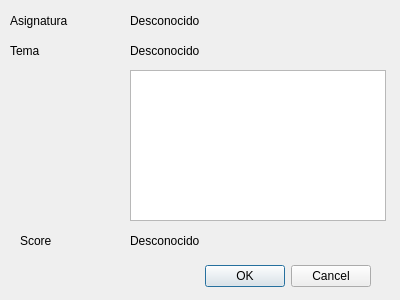
<?xml version="1.0" encoding="UTF-8"?>
<ui version="4.0">
 <class>ResultadosForm</class>
 <widget class="QDialog" name="ResultadosForm">
  <property name="geometry">
   <rect>
    <x>0</x>
    <y>0</y>
    <width>400</width>
    <height>300</height>
   </rect>
  </property>
  <property name="windowTitle">
   <string>Widget</string>
  </property>
  <widget class="QDialogButtonBox" name="buttonBox">
   <property name="geometry">
    <rect>
     <x>30</x>
     <y>260</y>
     <width>341</width>
     <height>32</height>
    </rect>
   </property>
   <property name="orientation">
    <enum>Qt::Horizontal</enum>
   </property>
   <property name="standardButtons">
    <set>QDialogButtonBox::Cancel|QDialogButtonBox::Ok</set>
   </property>
  </widget>
  <widget class="QLabel" name="label">
   <property name="geometry">
    <rect>
     <x>10</x>
     <y>10</y>
     <width>71</width>
     <height>21</height>
    </rect>
   </property>
   <property name="text">
    <string>Asignatura</string>
   </property>
  </widget>
  <widget class="QLabel" name="lblAsignatura">
   <property name="geometry">
    <rect>
     <x>130</x>
     <y>10</y>
     <width>81</width>
     <height>21</height>
    </rect>
   </property>
   <property name="text">
    <string>Desconocido</string>
   </property>
  </widget>
  <widget class="QLabel" name="label_3">
   <property name="geometry">
    <rect>
     <x>10</x>
     <y>40</y>
     <width>61</width>
     <height>21</height>
    </rect>
   </property>
   <property name="text">
    <string>Tema</string>
   </property>
  </widget>
  <widget class="QLabel" name="lblTema">
   <property name="geometry">
    <rect>
     <x>130</x>
     <y>40</y>
     <width>71</width>
     <height>21</height>
    </rect>
   </property>
   <property name="text">
    <string>Desconocido</string>
   </property>
  </widget>
  <widget class="QTableWidget" name="tblResultados">
   <property name="geometry">
    <rect>
     <x>130</x>
     <y>70</y>
     <width>256</width>
     <height>151</height>
    </rect>
   </property>
  </widget>
  <widget class="QLabel" name="label_5">
   <property name="geometry">
    <rect>
     <x>20</x>
     <y>230</y>
     <width>61</width>
     <height>21</height>
    </rect>
   </property>
   <property name="text">
    <string>Score</string>
   </property>
  </widget>
  <widget class="QLabel" name="lblScore">
   <property name="geometry">
    <rect>
     <x>130</x>
     <y>230</y>
     <width>81</width>
     <height>21</height>
    </rect>
   </property>
   <property name="text">
    <string>Desconocido</string>
   </property>
  </widget>
 </widget>
 <resources/>
 <connections>
  <connection>
   <sender>buttonBox</sender>
   <signal>accepted()</signal>
   <receiver>ResultadosForm</receiver>
   <slot>accept()</slot>
   <hints>
    <hint type="sourcelabel">
     <x>248</x>
     <y>254</y>
    </hint>
    <hint type="destinationlabel">
     <x>157</x>
     <y>274</y>
    </hint>
   </hints>
  </connection>
  <connection>
   <sender>buttonBox</sender>
   <signal>rejected()</signal>
   <receiver>ResultadosForm</receiver>
   <slot>reject()</slot>
   <hints>
    <hint type="sourcelabel">
     <x>316</x>
     <y>260</y>
    </hint>
    <hint type="destinationlabel">
     <x>286</x>
     <y>274</y>
    </hint>
   </hints>
  </connection>
 </connections>
</ui>
